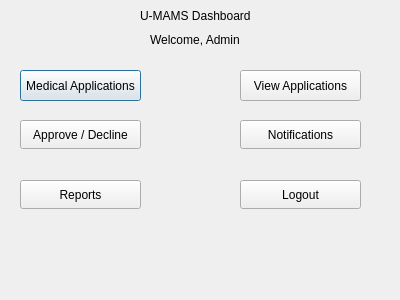
<?xml version="1.0" encoding="UTF-8"?>
<ui version="4.0">
 <class>Dashboard</class>
 <widget class="QDialog" name="Dashboard">
  <property name="geometry">
   <rect>
    <x>0</x>
    <y>0</y>
    <width>400</width>
    <height>300</height>
   </rect>
  </property>
  <property name="windowTitle">
   <string>Dialog</string>
  </property>
  <widget class="QLabel" name="lblDashboardTitle">
   <property name="geometry">
    <rect>
     <x>140</x>
     <y>0</y>
     <width>111</width>
     <height>31</height>
    </rect>
   </property>
   <property name="text">
    <string>U-MAMS Dashboard</string>
   </property>
  </widget>
  <widget class="QLabel" name="label">
   <property name="geometry">
    <rect>
     <x>150</x>
     <y>30</y>
     <width>111</width>
     <height>20</height>
    </rect>
   </property>
   <property name="text">
    <string>Welcome, Admin</string>
   </property>
  </widget>
  <widget class="QPushButton" name="btnMedicalApplications">
   <property name="geometry">
    <rect>
     <x>20</x>
     <y>70</y>
     <width>121</width>
     <height>31</height>
    </rect>
   </property>
   <property name="text">
    <string>Medical Applications</string>
   </property>
  </widget>
  <widget class="QPushButton" name="pushButton">
   <property name="geometry">
    <rect>
     <x>240</x>
     <y>70</y>
     <width>121</width>
     <height>31</height>
    </rect>
   </property>
   <property name="text">
    <string>View Applications</string>
   </property>
  </widget>
  <widget class="QPushButton" name="btnApproveDecline">
   <property name="geometry">
    <rect>
     <x>20</x>
     <y>120</y>
     <width>121</width>
     <height>29</height>
    </rect>
   </property>
   <property name="text">
    <string>Approve / Decline</string>
   </property>
  </widget>
  <widget class="QPushButton" name="btnNotifications">
   <property name="geometry">
    <rect>
     <x>240</x>
     <y>120</y>
     <width>121</width>
     <height>29</height>
    </rect>
   </property>
   <property name="text">
    <string>Notifications</string>
   </property>
  </widget>
  <widget class="QPushButton" name="btnLogout">
   <property name="geometry">
    <rect>
     <x>240</x>
     <y>180</y>
     <width>121</width>
     <height>29</height>
    </rect>
   </property>
   <property name="text">
    <string>Logout</string>
   </property>
  </widget>
  <widget class="QPushButton" name="btnReports">
   <property name="geometry">
    <rect>
     <x>20</x>
     <y>180</y>
     <width>121</width>
     <height>29</height>
    </rect>
   </property>
   <property name="text">
    <string>Reports</string>
   </property>
  </widget>
 </widget>
 <resources/>
 <connections/>
</ui>
